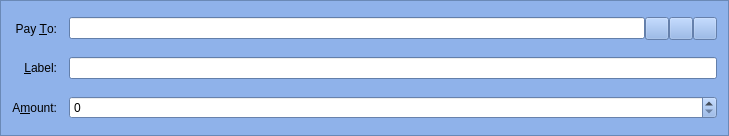
<?xml version="1.0" encoding="UTF-8"?>
<ui version="4.0">
 <class>SendCoinsEntry</class>
 <widget class="QFrame" name="SendCoinsEntry">
  <property name="geometry">
   <rect>
    <x>0</x>
    <y>0</y>
    <width>729</width>
    <height>136</height>
   </rect>
  </property>
  <property name="palette">
   <palette>
    <active>
     <colorrole role="WindowText">
      <brush brushstyle="SolidPattern">
       <color alpha="255">
        <red>0</red>
        <green>0</green>
        <blue>0</blue>
       </color>
      </brush>
     </colorrole>
     <colorrole role="Button">
      <brush brushstyle="SolidPattern">
       <color alpha="238">
        <red>135</red>
        <green>173</green>
        <blue>232</blue>
       </color>
      </brush>
     </colorrole>
     <colorrole role="Light">
      <brush brushstyle="SolidPattern">
       <color alpha="238">
        <red>241</red>
        <green>247</green>
        <blue>255</blue>
       </color>
      </brush>
     </colorrole>
     <colorrole role="Midlight">
      <brush brushstyle="SolidPattern">
       <color alpha="238">
        <red>188</red>
        <green>210</green>
        <blue>243</blue>
       </color>
      </brush>
     </colorrole>
     <colorrole role="Dark">
      <brush brushstyle="SolidPattern">
       <color alpha="238">
        <red>67</red>
        <green>86</green>
        <blue>116</blue>
       </color>
      </brush>
     </colorrole>
     <colorrole role="Mid">
      <brush brushstyle="SolidPattern">
       <color alpha="238">
        <red>90</red>
        <green>115</green>
        <blue>154</blue>
       </color>
      </brush>
     </colorrole>
     <colorrole role="Text">
      <brush brushstyle="SolidPattern">
       <color alpha="255">
        <red>0</red>
        <green>0</green>
        <blue>0</blue>
       </color>
      </brush>
     </colorrole>
     <colorrole role="BrightText">
      <brush brushstyle="SolidPattern">
       <color alpha="255">
        <red>255</red>
        <green>255</green>
        <blue>255</blue>
       </color>
      </brush>
     </colorrole>
     <colorrole role="ButtonText">
      <brush brushstyle="SolidPattern">
       <color alpha="255">
        <red>0</red>
        <green>0</green>
        <blue>0</blue>
       </color>
      </brush>
     </colorrole>
     <colorrole role="Base">
      <brush brushstyle="SolidPattern">
       <color alpha="255">
        <red>255</red>
        <green>255</green>
        <blue>255</blue>
       </color>
      </brush>
     </colorrole>
     <colorrole role="Window">
      <brush brushstyle="SolidPattern">
       <color alpha="238">
        <red>135</red>
        <green>173</green>
        <blue>232</blue>
       </color>
      </brush>
     </colorrole>
     <colorrole role="Shadow">
      <brush brushstyle="SolidPattern">
       <color alpha="255">
        <red>0</red>
        <green>0</green>
        <blue>0</blue>
       </color>
      </brush>
     </colorrole>
     <colorrole role="AlternateBase">
      <brush brushstyle="SolidPattern">
       <color alpha="246">
        <red>195</red>
        <green>214</green>
        <blue>243</blue>
       </color>
      </brush>
     </colorrole>
     <colorrole role="ToolTipBase">
      <brush brushstyle="SolidPattern">
       <color alpha="255">
        <red>255</red>
        <green>255</green>
        <blue>220</blue>
       </color>
      </brush>
     </colorrole>
     <colorrole role="ToolTipText">
      <brush brushstyle="SolidPattern">
       <color alpha="255">
        <red>0</red>
        <green>0</green>
        <blue>0</blue>
       </color>
      </brush>
     </colorrole>
    </active>
    <inactive>
     <colorrole role="WindowText">
      <brush brushstyle="SolidPattern">
       <color alpha="255">
        <red>0</red>
        <green>0</green>
        <blue>0</blue>
       </color>
      </brush>
     </colorrole>
     <colorrole role="Button">
      <brush brushstyle="SolidPattern">
       <color alpha="238">
        <red>135</red>
        <green>173</green>
        <blue>232</blue>
       </color>
      </brush>
     </colorrole>
     <colorrole role="Light">
      <brush brushstyle="SolidPattern">
       <color alpha="238">
        <red>241</red>
        <green>247</green>
        <blue>255</blue>
       </color>
      </brush>
     </colorrole>
     <colorrole role="Midlight">
      <brush brushstyle="SolidPattern">
       <color alpha="238">
        <red>188</red>
        <green>210</green>
        <blue>243</blue>
       </color>
      </brush>
     </colorrole>
     <colorrole role="Dark">
      <brush brushstyle="SolidPattern">
       <color alpha="238">
        <red>67</red>
        <green>86</green>
        <blue>116</blue>
       </color>
      </brush>
     </colorrole>
     <colorrole role="Mid">
      <brush brushstyle="SolidPattern">
       <color alpha="238">
        <red>90</red>
        <green>115</green>
        <blue>154</blue>
       </color>
      </brush>
     </colorrole>
     <colorrole role="Text">
      <brush brushstyle="SolidPattern">
       <color alpha="255">
        <red>0</red>
        <green>0</green>
        <blue>0</blue>
       </color>
      </brush>
     </colorrole>
     <colorrole role="BrightText">
      <brush brushstyle="SolidPattern">
       <color alpha="255">
        <red>255</red>
        <green>255</green>
        <blue>255</blue>
       </color>
      </brush>
     </colorrole>
     <colorrole role="ButtonText">
      <brush brushstyle="SolidPattern">
       <color alpha="255">
        <red>0</red>
        <green>0</green>
        <blue>0</blue>
       </color>
      </brush>
     </colorrole>
     <colorrole role="Base">
      <brush brushstyle="SolidPattern">
       <color alpha="255">
        <red>255</red>
        <green>255</green>
        <blue>255</blue>
       </color>
      </brush>
     </colorrole>
     <colorrole role="Window">
      <brush brushstyle="SolidPattern">
       <color alpha="238">
        <red>135</red>
        <green>173</green>
        <blue>232</blue>
       </color>
      </brush>
     </colorrole>
     <colorrole role="Shadow">
      <brush brushstyle="SolidPattern">
       <color alpha="255">
        <red>0</red>
        <green>0</green>
        <blue>0</blue>
       </color>
      </brush>
     </colorrole>
     <colorrole role="AlternateBase">
      <brush brushstyle="SolidPattern">
       <color alpha="246">
        <red>195</red>
        <green>214</green>
        <blue>243</blue>
       </color>
      </brush>
     </colorrole>
     <colorrole role="ToolTipBase">
      <brush brushstyle="SolidPattern">
       <color alpha="255">
        <red>255</red>
        <green>255</green>
        <blue>220</blue>
       </color>
      </brush>
     </colorrole>
     <colorrole role="ToolTipText">
      <brush brushstyle="SolidPattern">
       <color alpha="255">
        <red>0</red>
        <green>0</green>
        <blue>0</blue>
       </color>
      </brush>
     </colorrole>
    </inactive>
    <disabled>
     <colorrole role="WindowText">
      <brush brushstyle="SolidPattern">
       <color alpha="238">
        <red>67</red>
        <green>86</green>
        <blue>116</blue>
       </color>
      </brush>
     </colorrole>
     <colorrole role="Button">
      <brush brushstyle="SolidPattern">
       <color alpha="238">
        <red>135</red>
        <green>173</green>
        <blue>232</blue>
       </color>
      </brush>
     </colorrole>
     <colorrole role="Light">
      <brush brushstyle="SolidPattern">
       <color alpha="238">
        <red>241</red>
        <green>247</green>
        <blue>255</blue>
       </color>
      </brush>
     </colorrole>
     <colorrole role="Midlight">
      <brush brushstyle="SolidPattern">
       <color alpha="238">
        <red>188</red>
        <green>210</green>
        <blue>243</blue>
       </color>
      </brush>
     </colorrole>
     <colorrole role="Dark">
      <brush brushstyle="SolidPattern">
       <color alpha="238">
        <red>67</red>
        <green>86</green>
        <blue>116</blue>
       </color>
      </brush>
     </colorrole>
     <colorrole role="Mid">
      <brush brushstyle="SolidPattern">
       <color alpha="238">
        <red>90</red>
        <green>115</green>
        <blue>154</blue>
       </color>
      </brush>
     </colorrole>
     <colorrole role="Text">
      <brush brushstyle="SolidPattern">
       <color alpha="238">
        <red>67</red>
        <green>86</green>
        <blue>116</blue>
       </color>
      </brush>
     </colorrole>
     <colorrole role="BrightText">
      <brush brushstyle="SolidPattern">
       <color alpha="255">
        <red>255</red>
        <green>255</green>
        <blue>255</blue>
       </color>
      </brush>
     </colorrole>
     <colorrole role="ButtonText">
      <brush brushstyle="SolidPattern">
       <color alpha="238">
        <red>67</red>
        <green>86</green>
        <blue>116</blue>
       </color>
      </brush>
     </colorrole>
     <colorrole role="Base">
      <brush brushstyle="SolidPattern">
       <color alpha="238">
        <red>135</red>
        <green>173</green>
        <blue>232</blue>
       </color>
      </brush>
     </colorrole>
     <colorrole role="Window">
      <brush brushstyle="SolidPattern">
       <color alpha="238">
        <red>135</red>
        <green>173</green>
        <blue>232</blue>
       </color>
      </brush>
     </colorrole>
     <colorrole role="Shadow">
      <brush brushstyle="SolidPattern">
       <color alpha="255">
        <red>0</red>
        <green>0</green>
        <blue>0</blue>
       </color>
      </brush>
     </colorrole>
     <colorrole role="AlternateBase">
      <brush brushstyle="SolidPattern">
       <color alpha="238">
        <red>135</red>
        <green>173</green>
        <blue>232</blue>
       </color>
      </brush>
     </colorrole>
     <colorrole role="ToolTipBase">
      <brush brushstyle="SolidPattern">
       <color alpha="255">
        <red>255</red>
        <green>255</green>
        <blue>220</blue>
       </color>
      </brush>
     </colorrole>
     <colorrole role="ToolTipText">
      <brush brushstyle="SolidPattern">
       <color alpha="255">
        <red>0</red>
        <green>0</green>
        <blue>0</blue>
       </color>
      </brush>
     </colorrole>
    </disabled>
   </palette>
  </property>
  <property name="windowTitle">
   <string>Form</string>
  </property>
  <property name="frameShape">
   <enum>QFrame::StyledPanel</enum>
  </property>
  <property name="frameShadow">
   <enum>QFrame::Sunken</enum>
  </property>
  <layout class="QGridLayout" name="gridLayout">
   <property name="spacing">
    <number>12</number>
   </property>
   <item row="5" column="0">
    <widget class="QLabel" name="label">
     <property name="text">
      <string>A&amp;mount:</string>
     </property>
     <property name="alignment">
      <set>Qt::AlignRight|Qt::AlignTrailing|Qt::AlignVCenter</set>
     </property>
     <property name="buddy">
      <cstring>payAmount</cstring>
     </property>
    </widget>
   </item>
   <item row="3" column="0">
    <widget class="QLabel" name="label_2">
     <property name="text">
      <string>Pay &amp;To:</string>
     </property>
     <property name="alignment">
      <set>Qt::AlignRight|Qt::AlignTrailing|Qt::AlignVCenter</set>
     </property>
     <property name="buddy">
      <cstring>payTo</cstring>
     </property>
    </widget>
   </item>
   <item row="5" column="1">
    <widget class="BitcoinAmountField" name="payAmount"/>
   </item>
   <item row="4" column="1">
    <layout class="QHBoxLayout" name="horizontalLayout_2">
     <property name="spacing">
      <number>0</number>
     </property>
     <item>
      <widget class="QValidatedLineEdit" name="addAsLabel">
       <property name="enabled">
        <bool>true</bool>
       </property>
       <property name="toolTip">
        <string>Enter a label for this address to add it to your address book</string>
       </property>
      </widget>
     </item>
    </layout>
   </item>
   <item row="4" column="0">
    <widget class="QLabel" name="label_4">
     <property name="text">
      <string>&amp;Label:</string>
     </property>
     <property name="alignment">
      <set>Qt::AlignRight|Qt::AlignTrailing|Qt::AlignVCenter</set>
     </property>
     <property name="buddy">
      <cstring>addAsLabel</cstring>
     </property>
    </widget>
   </item>
   <item row="3" column="1">
    <layout class="QHBoxLayout" name="payToLayout">
     <property name="spacing">
      <number>0</number>
     </property>
     <item>
      <widget class="QValidatedLineEdit" name="payTo">
       <property name="toolTip">
        <string>The address to send the payment to  (e.g. bluesteelfwYhBmGXcFP2Po1NpRUEiK8km2)</string>
       </property>
       <property name="maxLength">
        <number>34</number>
       </property>
      </widget>
     </item>
     <item>
      <widget class="QToolButton" name="addressBookButton">
       <property name="toolTip">
        <string>Choose address from address book</string>
       </property>
       <property name="text">
        <string/>
       </property>
       <property name="icon">
        <iconset resource="../bitcoin.qrc">
         <normaloff>:/icons/address-book</normaloff>:/icons/address-book</iconset>
       </property>
       <property name="shortcut">
        <string>Alt+A</string>
       </property>
      </widget>
     </item>
     <item>
      <widget class="QToolButton" name="pasteButton">
       <property name="toolTip">
        <string>Paste address from clipboard</string>
       </property>
       <property name="text">
        <string/>
       </property>
       <property name="icon">
        <iconset resource="../bitcoin.qrc">
         <normaloff>:/icons/editpaste</normaloff>:/icons/editpaste</iconset>
       </property>
       <property name="shortcut">
        <string>Alt+P</string>
       </property>
      </widget>
     </item>
     <item>
      <widget class="QToolButton" name="deleteButton">
       <property name="toolTip">
        <string>Remove this recipient</string>
       </property>
       <property name="text">
        <string/>
       </property>
       <property name="icon">
        <iconset resource="../bitcoin.qrc">
         <normaloff>:/icons/remove</normaloff>:/icons/remove</iconset>
       </property>
      </widget>
     </item>
    </layout>
   </item>
  </layout>
 </widget>
 <customwidgets>
  <customwidget>
   <class>BitcoinAmountField</class>
   <extends>QSpinBox</extends>
   <header>bitcoinamountfield.h</header>
   <container>1</container>
  </customwidget>
  <customwidget>
   <class>QValidatedLineEdit</class>
   <extends>QLineEdit</extends>
   <header>qvalidatedlineedit.h</header>
  </customwidget>
 </customwidgets>
 <resources>
  <include location="../bitcoin.qrc"/>
 </resources>
 <connections/>
</ui>
